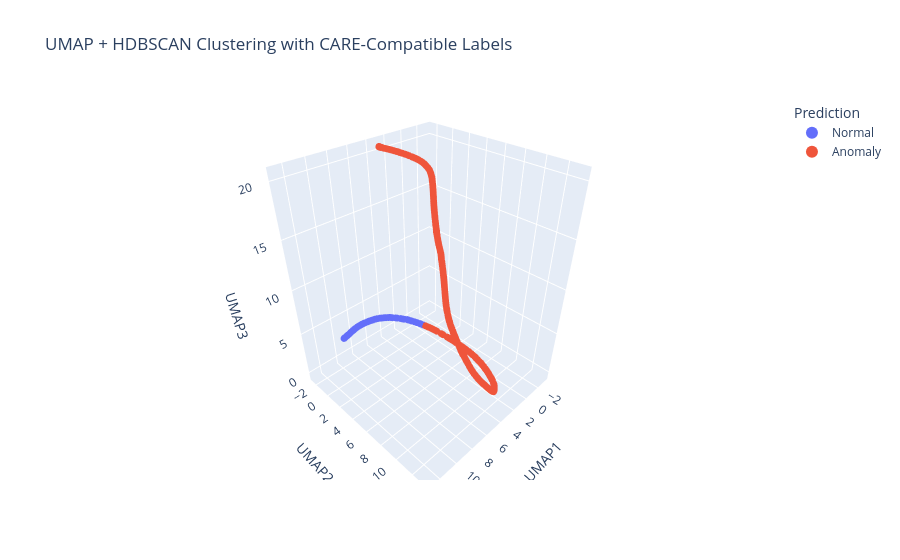

Notebook code cell kept with this figure:
### Markdown cell above
# For DATASET 90.csv

### Code cell
df_vis=full_clustering_pipeline(df_hourly_test_90, fault_start=52848, fault_end=54591)

### Figure 1 — Plotly figure (JSON) as saved in the notebook; plotly's stock layout.template omitted (floating-point values rounded to 4 significant figures; data arrays with more than 128 entries replaced by an {"elided": "..."} marker saying what was removed)
{"data": [{"customdata": {"elided": "58x5 mixed values"}, "hovertemplate": "color=Normal<br>UMAP1=%{x}<br>UMAP2=%{y}<br>UMAP3=%{z}<br>Cluster=%{customdata[0]}<br>Strength=%{customdata[1]}<br>AnomalyScore=%{customdata[2]}<br>OriginalIndices=%{customdata[3]}<br>ground_truth=%{customdata[4]}<extra></extra>", "legendgroup": "Normal", "marker": {"color": "#636efa", "size": 4, "symbol": "circle"}, "mode": "markers", "name": "Normal", "scene": "scene", "showlegend": true, "type": "scatter3d", "x": [12.73, 12.76, 12.79, 12.8, 12.78, 12.75, 12.75, 12.66, 12.65, 12.61, 12.57, 12.5, 12.47, 12.45, 12.4, 12.37, 12.32, 12.31, 12.26, 12.2, 12.2, 12.18, 12.16, 12.09, 12.05, 11.98, 11.92, 11.88, 11.8, 11.73, 11.68, 11.61, 11.56, 11.46, 11.38, 11.27, 11.21, 11.18, 11.09, 11.04, 10.95, 10.88, 10.84, 10.79, 10.67, 10.61, 10.48, 10.42, 10.36, 10.23, 10.2, 10.11, 10.08, 9.971, 9.872, 9.76, 9.714, 9.617], "y": [3.606, 3.56, 3.56, 3.589, 3.628, 3.671, 3.688, 3.806, 3.825, 3.885, 3.953, 4.097, 4.153, 4.186, 4.285, 4.362, 4.45, 4.5, 4.604, 4.759, 4.78, 4.821, 4.872, 4.99, 5.08, 5.204, 5.329, 5.425, 5.609, 5.738, 5.827, 5.964, 6.063, 6.23, 6.38, 6.578, 6.705, 6.77, 6.922, 7.035, 7.194, 7.318, 7.406, 7.495, 7.734, 7.845, 8.087, 8.23, 8.331, 8.546, 8.63, 8.784, 8.857, 9.043, 9.197, 9.387, 9.459, 9.605], "z": [8.305, 8.264, 8.261, 8.295, 8.343, 8.396, 8.423, 8.576, 8.605, 8.68, 8.776, 8.968, 9.05, 9.101, 9.23, 9.33, 9.439, 9.508, 9.629, 9.812, 9.839, 9.881, 9.938, 10.06, 10.14, 10.26, 10.37, 10.45, 10.6, 10.71, 10.77, 10.87, 10.93, 11.04, 11.13, 11.23, 11.29, 11.31, 11.37, 11.41, 11.46, 11.51, 11.52, 11.53, 11.57, 11.59, 11.61, 11.62, 11.62, 11.63, 11.61, 11.59, 11.58, 11.55, 11.51, 11.46, 11.43, 11.37]}, {"customdata": {"elided": "328x5 mixed values"}, "hovertemplate": "color=Anomaly<br>UMAP1=%{x}<br>UMAP2=%{y}<br>UMAP3=%{z}<br>Cluster=%{customdata[0]}<br>Strength=%{customdata[1]}<br>AnomalyScore=%{customdata[2]}<br>OriginalIndices=%{customdata[3]}<br>ground_truth=%{customdata[4]}<extra></extra>", "legendgroup": "Anomaly", "marker": {"color": "#EF553B", "size": 4, "symbol": "circle"}, "mode": "markers", "name": "Anomaly", "scene": "scene", "showlegend": true, "type": "scatter3d", "x": {"elided": "328 float values"}, "y": {"elided": "328 float values"}, "z": {"elided": "328 float values"}}], "layout": {"coloraxis": {"showscale": false}, "legend": {"itemsizing": "constant", "title": {"text": "Prediction"}, "tracegroupgap": 0}, "scene": {"domain": {"x": [0, 1], "y": [0, 1]}, "xaxis": {"title": {"text": "UMAP1"}}, "yaxis": {"title": {"text": "UMAP2"}}, "zaxis": {"title": {"text": "UMAP3"}}}, "title": {"text": "UMAP + HDBSCAN Clustering with CARE-Compatible Labels"}}}
